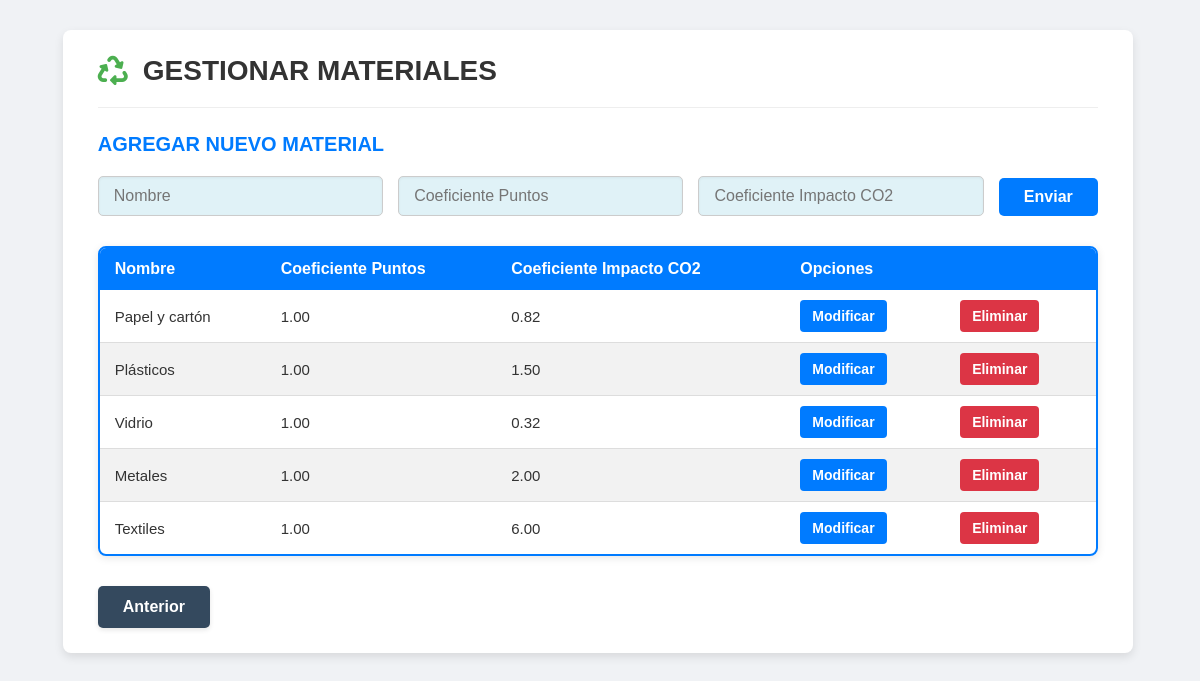
/admin/materiales.php, run on the app's committed database.
### tables this page shows
CREATE TABLE IF NOT EXISTS `Material` (
  `idMaterial` INT NOT NULL AUTO_INCREMENT,
  `nombre` VARCHAR(45) NOT NULL,
  `coeficientePuntos` DECIMAL(10,2) NOT NULL,
  `coeficienteCO2` DECIMAL(10,2) NOT NULL,
  `activo` TINYINT NOT NULL DEFAULT 1,
  PRIMARY KEY (`idMaterial`));

### web/admin/materiales.php (the view, shortened to what this page needs)
<?php
    require_once("../conexion.php");
    $stmt = $conn->prepare("SELECT * FROM Material WHERE activo = 1;");
    if ($stmt) {
        $stmt->execute();
        $resultado = $stmt->get_result();
    } else {
        echo "Error al preparar la consulta: " . $conn->error;
        $resultado = false;
    }
?>
<!DOCTYPE html>
<html lang="es">
<head>
    <link rel="stylesheet" href="https://cdnjs.cloudflare.com/ajax/libs/font-awesome/6.0.0-beta3/css/all.min.css">
</head>
<body>
    <div class="container">
        <div class="header">
            <i class="fas fa-recycle icon"></i> <h1>GESTIONAR MATERIALES</h1>
        </div>
        <h2>AGREGAR NUEVO MATERIAL</h2>
        <form action="" method="POST" class="add-material-form">
            <input type="text" name="nombre" placeholder="Nombre" required>
            <input type="number" name="coeficiente_puntos" placeholder="Coeficiente Puntos" step="0.01" required>
            <input type="number" name="coeficiente_impacto_co2" placeholder="Coeficiente Impacto CO2" step="0.01" required>
            <input type="submit" value="Enviar">
        </form>
        <div class="table-container">
            <table class="materials-table">
                <thead>
                    <tr>
                        <th>Nombre</th>
                        <th>Coeficiente Puntos</th>
                        <th>Coeficiente Impacto CO2</th>
                        <th colspan="2">Opciones</th>
                    </tr>
                </thead>
                <tbody>
                    <?php
                        if ($resultado && $resultado->num_rows > 0) {
                            while ($fila = $resultado->fetch_assoc()) {
                                echo '<tr>';
                                echo '<td>' . htmlspecialchars($fila['nombre']) . '</td>';
                                echo '<td>' . htmlspecialchars($fila['coeficientePuntos']) . '</td>';
                                echo '<td>' . htmlspecialchars($fila['coeficienteCO2']) . '</td>';
                                echo '<td><a href="modificar_material.php?id=' . htmlspecialchars($fila['id'] ?? '') . '" class="action-button modify-button">Modificar</a></td>';
echo '<td><a href="eliminar_material.php?id=' . htmlspecialchars($fila['id'] ?? '') . '" class="action-button delete-button">Eliminar</a></td>';
                                echo '</tr>';
                            }
                        } else {
                            echo '<tr><td colspan="5">No hay materiales activos.</td></tr>';
                        }
                    ?>
                </tbody>
            </table>
        </div>
        <div class="back-button-container">
            <a href="../panel_administrativo.php" class="back-button">Anterior</a>
        </div>
    </div>
</body>
</html>

### web/admin/materiales.php (style rules this page uses)
body { font-family: Arial, sans-serif; background-color: #f0f2f5; margin: 0; padding: 0; display: flex; justify-content: center; align-items: flex-start; min-height: 100vh; }
.container { width: 90%; max-width: 1000px; background-color: #ffffff; border-radius: 8px; box-shadow: 0 4px 10px rgba(0, 0, 0, 0.1); padding: 25px 35px; margin-top: 30px; margin-bottom: 30px; }
.header { display: flex; align-items: center; padding-bottom: 20px; border-bottom: 1px solid #eee; margin-bottom: 25px; }
.header .icon { font-size: 30px; color: #4CAF50; margin-right: 15px; }
.header h1 { font-size: 28px; color: #333; margin: 0; }
h2 { font-size: 20px; color: #007bff; margin-top: 0; margin-bottom: 20px; }
.add-material-form { display: flex; flex-wrap: wrap; gap: 15px; margin-bottom: 30px; align-items: flex-end; }
.add-material-form input[type="text"], .add-material-form input[type="number"] { flex: 1; min-width: 180px; padding: 10px 15px; border: 1px solid #ccc; border-radius: 5px; font-size: 16px; background-color: #e0f2f7; color: #333; box-shadow: inset 0 1px 3px rgba(0,0,0,0.05); }
.add-material-form input[type="submit"] { background-color: #007bff; color: white; padding: 10px 25px; border: none; border-radius: 5px; cursor: pointer; font-size: 16px; font-weight: bold; transition: background-color 0.3s ease; }
.table-container { border: 2px solid #007bff; border-radius: 8px; overflow: hidden; box-shadow: 0 2px 8px rgba(0,0,0,0.1); }
.materials-table { width: 100%; border-collapse: collapse; margin: 0; }
.materials-table thead th { background-color: #007bff; color: white; padding: 12px 15px; text-align: left; font-size: 16px; }
.materials-table tbody td { padding: 10px 15px; border-bottom: 1px solid #ddd; color: #333; font-size: 15px; }
.materials-table tbody tr:last-child td { border-bottom: none; }
.materials-table tbody tr:nth-child(even) { background-color: #f2f2f2; }
.materials-table .action-button { display: inline-block; padding: 8px 12px; border-radius: 4px; text-decoration: none; font-size: 14px; font-weight: bold; color: white; transition: background-color 0.3s ease; margin-right: 5px; }
.materials-table .modify-button { background-color: #007bff; }
.materials-table .delete-button { background-color: #dc3545; }
.back-button-container { margin-top: 30px; text-align: left; }
.back-button { display: inline-block; background-color: #34495e; color: white; padding: 12px 25px; border-radius: 5px; text-decoration: none; font-size: 16px; font-weight: bold; transition: background-color 0.3s ease; box-shadow: 0 2px 5px rgba(0, 0, 0, 0.1); }

### data on the page
material: nombre "Papel y cartón", coeficientePuntos "1.00", coeficienteCO2 "0.82"
material: nombre "Plásticos", coeficientePuntos "1.00", coeficienteCO2 "1.50"
material: nombre "Vidrio", coeficientePuntos "1.00", coeficienteCO2 "0.32"
material: nombre "Metales", coeficientePuntos "1.00", coeficienteCO2 "2.00"
material: nombre "Textiles", coeficientePuntos "1.00", coeficienteCO2 "6.00"
